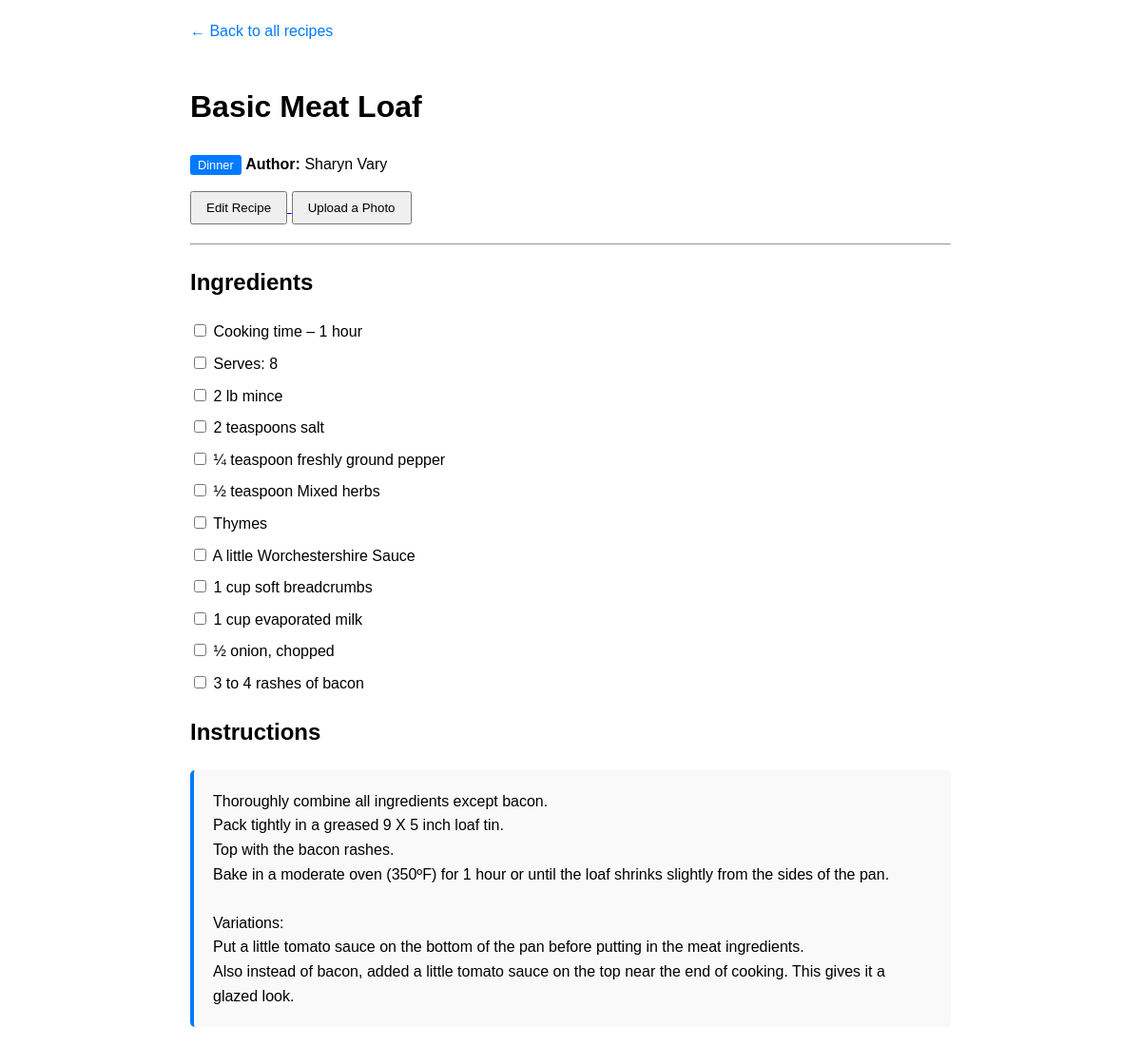
The page /recipe/3/ (signed in) on the database its author committed.
### recipes/models.py (models this page shows, shortened)
class Recipe(models.Model):
    title = models.CharField(max_length=200)
    category = models.CharField(max_length=100)
    author = models.CharField(max_length=100, blank=True, null=True)
    ingredients = models.TextField(help_text="Put each ingredient on a new line")
    instructions = models.TextField()
    created_at = models.DateTimeField(auto_now_add=True)

### recipes/views.py (the view)
# urls.py: path('recipe/<int:pk>/', views.recipe_detail, name='recipe_detail'),
@login_required
def recipe_detail(request, pk):
    recipe = get_object_or_404(Recipe, pk=pk)
    ingredients_list = [line.strip() for line in recipe.ingredients.split('\n') if line.strip()]
    context = {
        'recipe': recipe,
        'ingredients_list': ingredients_list,
    }
    return render(request, 'recipes/recipe_detail.html', context)

### recipes/templates/recipes/recipe_detail.html (shortened to what this page needs)
<!DOCTYPE html>
<html lang="en">
<head>
</head>
<body>
    <a href="{% url 'recipe_list' %}" class="back-link">&larr; Back to all recipes</a>
    <h1>{{ recipe.title }}</h1>
    <p><span class="category-tag">{{ recipe.category }}</span> <strong>Author:</strong> {{ recipe.author|default:"Unknown" }}</p>
    <div style="margin-bottom: 20px;">
        <a href="{% url 'recipe_edit' recipe.pk %}">
            <button style="padding: 8px 15px; cursor: pointer;">Edit Recipe</button>
        </a>
        <a href="{% url 'photo_upload' recipe.pk %}">
            <button style="padding: 8px 15px; cursor: pointer;">Upload a Photo</button>
        </a>
    </div>
    <hr>
    <h2>Ingredients</h2>
    <form>
        {% for ingredient in ingredients_list %}
            <div class="ingredient-item">
                <input type="checkbox" id="ingredient_{{ forloop.counter }}">
                <label for="ingredient_{{ forloop.counter }}">{{ ingredient }}</label>
            </div>
        {% endfor %}
    </form>
    <h2>Instructions</h2>
    <div class="instructions-box">{{ recipe.instructions }}</div>
</body>
</html>

### recipes/templates/recipes/recipe_detail.html (style rules this page uses)
body { font-family: sans-serif; padding: 20px; max-width: 800px; margin: 0 auto; line-height: 1.6; }
.back-link { display: inline-block; margin-bottom: 20px; text-decoration: none; color: #007BFF; }
.category-tag { background: #007BFF; color: white; padding: 3px 8px; border-radius: 3px; font-size: 0.8em; }
.ingredient-item { margin-bottom: 8px; }
.instructions-box { background: #f9f9f9; padding: 20px; border-radius: 5px; border-left: 4px solid #007BFF; white-space: pre-wrap; }

### rows shown on the page
Recipe: title "Basic Meat Loaf", category "Dinner", author "Sharyn Vary", instructions "Thoroughly combine all ingredients except bacon. Pack tightly in a greased 9 X 5 inch loaf tin. Top with the bacon rashes. Bake in a moderate oven (350ºF) for 1 hour or until the loaf shrinks slightly from the sides of the pan. Variations: Put a little tomato sauce on the bottom of the pan before putting in the meat ingredients. Also instead of bacon, added a little tomato sauce on the top near the end of cooking. This gives it a glazed look."

### other values the page prints
{{ ingredient }} "Cooking time – 1 hour" "Serves: 8" "2 lb mince" "2 teaspoons salt" "¼ teaspoon freshly ground pepper" "½ teaspoon Mixed herbs" "Thymes" "A little Worchestershire Sauce" "1 cup soft breadcrumbs" "1 cup evaporated milk" "½ onion, chopped" "3 to 4 rashes of bacon"
